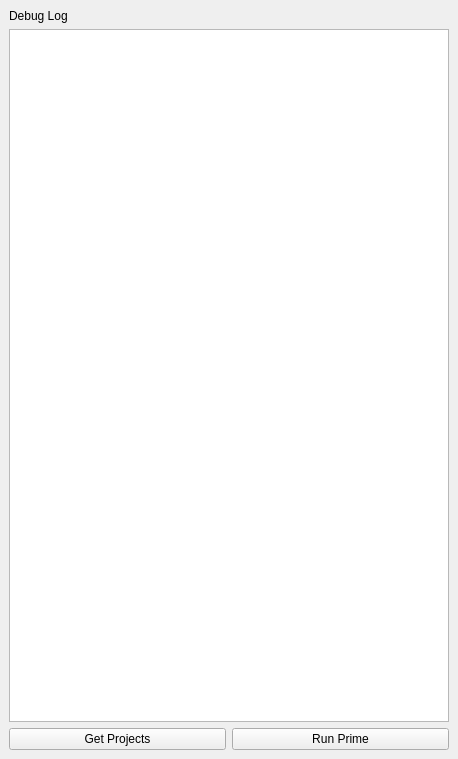
<?xml version="1.0" encoding="UTF-8"?>
<ui version="4.0">
 <class>TestPage</class>
 <widget class="QMainWindow" name="TestPage">
  <property name="geometry">
   <rect>
    <x>0</x>
    <y>0</y>
    <width>458</width>
    <height>759</height>
   </rect>
  </property>
  <property name="windowTitle">
   <string>MainWindow</string>
  </property>
  <widget class="QWidget" name="centralwidget">
   <layout class="QVBoxLayout" name="verticalLayout">
    <item>
     <widget class="QLabel" name="label">
      <property name="text">
       <string>Debug Log</string>
      </property>
     </widget>
    </item>
    <item>
     <widget class="QPlainTextEdit" name="logPage">
      <property name="readOnly">
       <bool>true</bool>
      </property>
     </widget>
    </item>
    <item>
     <layout class="QHBoxLayout" name="horizontalLayout">
      <item>
       <widget class="QPushButton" name="get_projects_btn">
        <property name="text">
         <string>Get Projects</string>
        </property>
       </widget>
      </item>
      <item>
       <widget class="QPushButton" name="run_prime_btn">
        <property name="text">
         <string>Run Prime</string>
        </property>
       </widget>
      </item>
     </layout>
    </item>
   </layout>
  </widget>
 </widget>
 <resources/>
 <connections/>
</ui>
